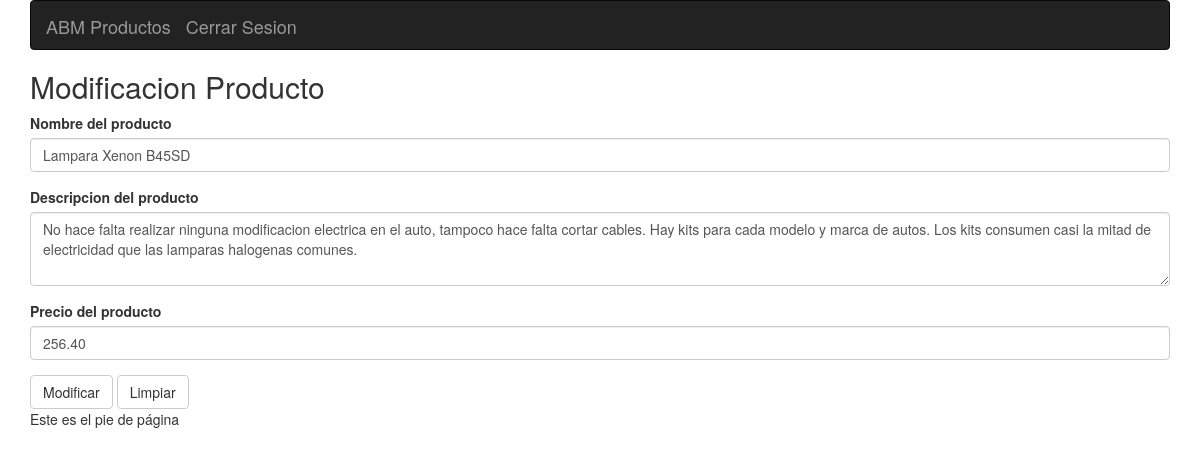
The page /modificar.php?codigo=1004 (signed in) on the database its author committed.
### tables this page shows
CREATE TABLE `productos` (
  `codigo` int(30) NOT NULL,
  `producto` varchar(30) NOT NULL,
  `descripcion` varchar(255) NOT NULL,
  `precio` decimal(10,2) NOT NULL
);

### clases/BasedeDatosmysqli.php (called while the page is built, shortened)
<?php
class BasedeDatosmysqli{
	private $conexion;
	private function _connect($servidor,$usuario,$password,$base){
		$this->conexion = new mysqli($servidor,$usuario,$password,$base);
		if (!$this->conexion->connect_errno){
			return false;
		}
	}
	private function setNames(){
		$this->conexion->query('SET NAMES utf8');
	}
	public function enviarQuery($query){
		$tipo = strtoupper(substr($query,0,6));
		switch ($tipo){
			case 'SELECT':
				$resultado = $this->conexion->query($query);
				if (!$resultado){
					$this->error = $this->conexion->error;
					return false;
				}
				else{
					if ($this->conexion->affected_rows == 0){
						return false;
					}
					else{
						while ($fila = $resultado->fetch_assoc()){
							$array_resultado[] = $fila;
						}
						return $array_resultado;
					}
				}
				break;
		}
	}
}
?>

### clases/Producto.php (called while the page is built, shortened)
<?php
class Producto {
	private $db;
	public function __construct($base){
		$this->db = $base;
	}
	public function getProducto($codigo){
		$respuesta = $this->db->enviarQuery("select * from productos where codigo = $codigo");
		if (!$respuesta and $this->db->error!=''){
			echo $this->db->error;
			return false;
		}
		else{
			if (!$respuesta){
				return false;
			}
			else {
				return $respuesta;
			}
		}
	}
}
?>

### modificar.php (the view, shortened to what this page needs)
<!DOCTYPE html>
<html lang="en">
<head>
	<link rel="stylesheet" type="text/css" href="bootstrap/css/bootstrap.min.css">
</head>
<body>
<div id="wrap">  <div id="main">
<div class="container">
<nav class="navbar navbar-inverse" role="navigation">
	<div class="container-fluid">
		<div class="navbar-header">
			<a href="./" class="navbar-brand">ABM Productos</a>
			<a href="salir.php" class="navbar-brand">Cerrar Sesion</a>
		</div>
	</div>
</nav>
<h2>Modificacion Producto</h2>
<?php
$base = new BasedeDatosmysqli(SERVIDOR,USUARIO,PASSWORD,BASE);
$producto = new Producto($base);
$productomodif = $producto->getProducto($_GET['codigo']);
if ($productomodif){
?>
	<form action="modificarsql.php" method="post">
	  <div class="form-group">
		<label for="nombre">Nombre del producto</label>
		<input type="text" class="form-control" id="nombre" placeholder="Nombre" name="nombre" value="<?php echo $productomodif[0]['producto'];?>">
	  </div>
	  <div class="form-group">
		<label for="descripcion">Descripcion del producto</label>
		<textarea class="form-control" id="descripcion" rows="3" name="descripcion"><?php echo $productomodif[0]['descripcion'];?></textarea>
	  </div>
	  <div class="form-group">
		<label for="precio">Precio del producto</label>
		<input type="text" class="form-control" id="precio" placeholder="Precio" name="precio" value="<?php echo $productomodif[0]['precio'];?>">
	  </div>
	  <button type="submit" class="btn btn-default">Modificar</button>
	  <button type="reset" class="btn btn-default">Limpiar</button>
	</form>
<?php } ?>
</div>
</div>
</div>
<footer><div class="container">Este es el pie de página</div></footer>
</body>
</html>

### rows shown on the page
productos: nombre "Lampara Xenon B45SD", descripcion "No hace falta realizar ninguna modificacion electrica en el auto, tampoco hace falta cortar cables. Hay kits para cada modelo y marca de autos. Los kits consumen casi la mitad de electricidad que las lamparas halogenas comunes.", precio "256.40"
